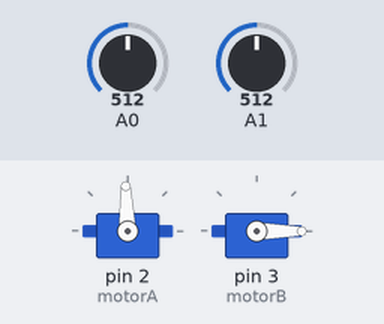
This sketch was run on a simulated Arduino Uno, built with avr-gcc and run on an emulated ATmega328P. Parts: 2 × servo. The test bench sets the inputs (shaded band); at power-on: A0 = 512, A1 = 512.

Above: at 1.2 s.
1.3 s: A0 set to 716
At 1.6 s:
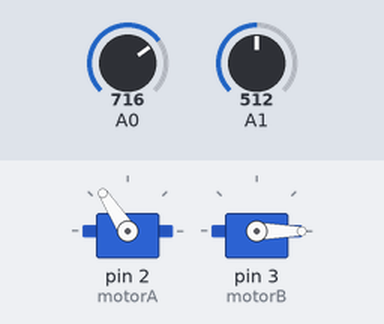
2.8 s: A1 set to 306
At 4.0 s:
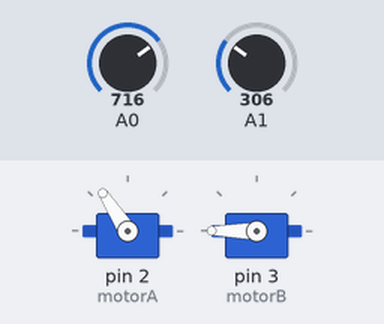
4.3 s: A0 set to 900
At 5.1 s:
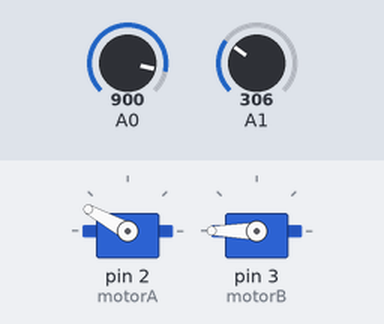
5.8 s: A1 set to 122
At 6.3 s:
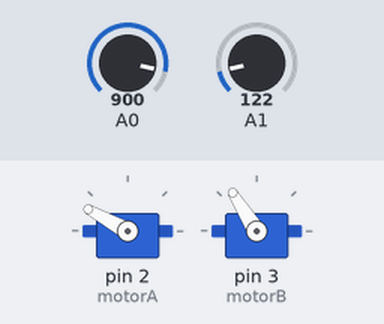
7.3 s: A1 set to 0
At 8.5 s:
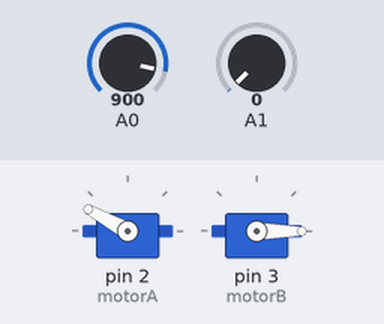
8.8 s: A0 set to 1023
At 9.8 s:
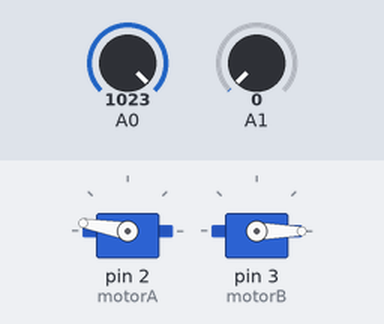
Timing chart, 0 to 11.3 s (numbered marks = the images above; inputs shaded):
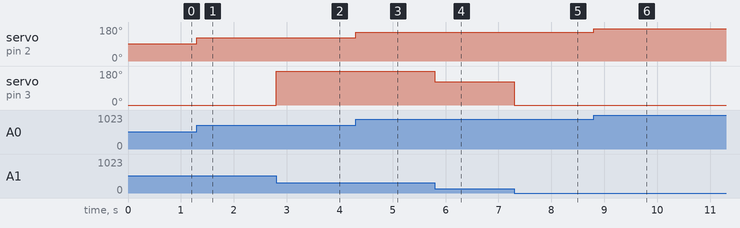

The sketch:

spectacular_snaget1.ino
```cpp
 #include  <Servo.h>
 int x=0;
int y=0;
Servo motorA;
Servo motorB;
void setup()
{
motorA.attach(2);
motorB.attach(3);

}

void loop()
{
  x= analogRead(A0);
  x= map(x,0,1023,15,170);
  motorA.write(x);

  y= analogRead(A1);
  x= map(y,0,1023,15,170);
  motorB.write(y);
}
```

Measured:
- after the input at 1.3 s, servo on pin 2 (motorA): 92° → 123° at once
- after the input at 2.8 s, servo on pin 3 (motorB): 0° → 180° at once
- after the input at 4.3 s, servo on pin 2 (motorA): 123° → 151° at once
- after the input at 5.8 s, servo on pin 3 (motorB): 180° → 122° at once
- after the input at 7.3 s, servo on pin 3 (motorB): 122° → 0° at once
- after the input at 8.8 s, servo on pin 2 (motorA): 151° → 170° at once
